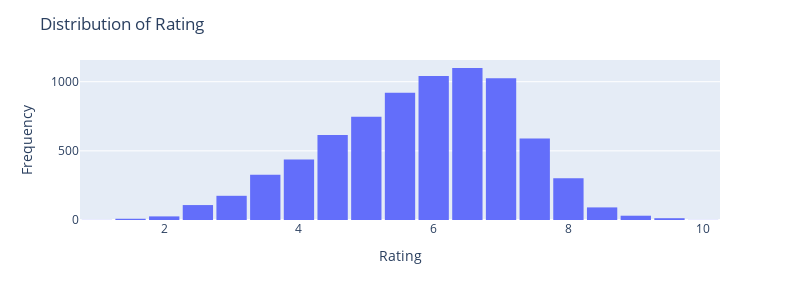

The code cell stored with this chart in its notebook:
### Code cell
Distribution_Year = px.histogram(data_frame= data , x = 'Rating', height=300 , width=800,nbins = 40)
Distribution_Year.update_layout(title = 'Distribution of Rating',xaxis_title='Rating',yaxis_title = 'Frequency',bargap = 0.1)
Distribution_Year.show()

### Figure 1 — Plotly figure (JSON) as saved in the notebook; plotly's stock layout.template omitted (floating-point values rounded to 4 significant figures; data arrays with more than 128 entries replaced by an {"elided": "..."} marker saying what was removed)
{"data": [{"alignmentgroup": "True", "bingroup": "x", "hovertemplate": "Rating=%{x}<br>count=%{y}<extra></extra>", "legendgroup": "", "marker": {"color": "#636efa", "pattern": {"shape": ""}}, "name": "", "nbinsx": 40, "offsetgroup": "", "orientation": "v", "showlegend": false, "type": "histogram", "x": {"elided": "7558 float values"}, "xaxis": "x", "yaxis": "y"}], "layout": {"bargap": 0.1, "barmode": "relative", "height": 300, "legend": {"tracegroupgap": 0}, "margin": {"t": 60}, "title": {"text": "Distribution of Rating"}, "width": 800, "xaxis": {"anchor": "y", "domain": [0, 1], "title": {"text": "Rating"}}, "yaxis": {"anchor": "x", "domain": [0, 1], "title": {"text": "Frequency"}}}}
